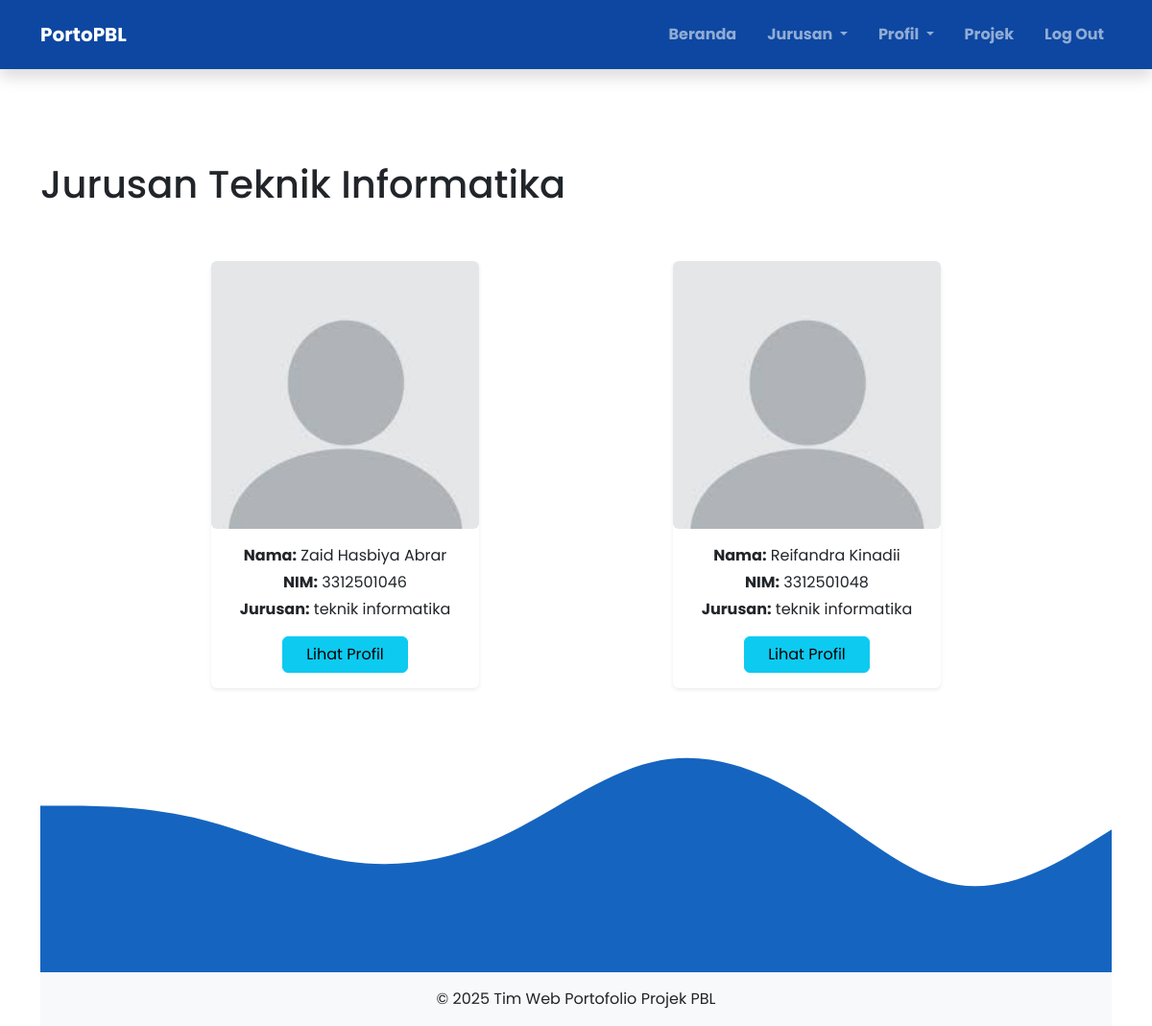
The page /Dosen/jurusan_if.php (signed in) on the database its author committed.
### tables this page shows
CREATE TABLE `users` (
  `id` int(11) NOT NULL,
  `nama` varchar(100) NOT NULL,
  `username` varchar(255) NOT NULL,
  `password` varchar(255) NOT NULL,
  `foto_profil` varchar(255) DEFAULT NULL,
  `deskripsi_diri` varchar(255) DEFAULT NULL,
  `prestasi` varchar(255) DEFAULT NULL,
  `jurusan` enum('teknik mesin','teknik informatika','teknik elektro','manajemen bisnis') DEFAULT NULL,
  `role` enum('mahasiswa','dosen','admin') NOT NULL
);

### Dosen/jurusan_if.php (the view, shortened to what this page needs)
<?php
include '../koneksi.php';
$query = "SELECT * FROM users WHERE jurusan = 'teknik informatika' AND role='mahasiswa'";
$data = mysqli_query($koneksi, $query);
?>
<!DOCTYPE html>
<html lang="en">
<head>
  <link rel="stylesheet" href="../css/bootstrap.min.css">
  <link rel="stylesheet" href="../styles.css" type="text/css">
</head>
<body>
<?php include '../layouts/navbar_dosen.php'; ?>
  <div class="container">
    <h1 class="py-5 mt-5">Jurusan Teknik Informatika</h1>
    <?php if (mysqli_num_rows($data) > 0 ) : ?>
     <div class="d-flex flex-wrap justify-content-evenly align-items-start gap-4">
        <?php while ($row = mysqli_fetch_assoc($data)): ?>
      <div class="col-md-4 col-lg-3">
        <div class="card shadow-sm border-0 h-100">
          <div class="ratio ratio-1x1">
            <img src="../tim/profil-kosong.jpeg" class="card-img-top rounded-2" alt="Foto Mahasiswa" style="object-fit: cover;">
          </div>
          <div class="card-body text-center">
            <p class="mb-1"><strong>Nama:</strong> <?= $row['nama'] ?></p>
            <p class="mb-1"><strong>NIM:</strong> <?=  $row['username'] ?></p>
            <p class="mb-3"><strong>Jurusan:</strong> <?= $row['jurusan'] ?></p>
            <a href="lihat_profil_mhs.php?id=<?= $row['id'] ?>" class="btn btn-info px-4">Lihat Profil</a>
          </div>
        </div>
      </div>
      <?php endwhile;?>
      <?php else: ?>
        <h2>Belum ada mahasiswa</h2>
    </div>
    <?php endif; ?>
  </div>
  <img src="../asset/wave-dark-blue.svg" class="mt-5 d-block w-100 mb-0">
<footer class="text-center py-3 bg-light">
  &copy; <span>2025</span> Tim Web Portofolio Projek PBL
</footer>
</body>
</html>

### styles.css (style rules this page uses)
body { font-family: 'Poppins','Sans-serif'; }

### rows shown on the page
users: nama "Zaid Hasbiya Abrar", username "3312501046", jurusan "teknik informatika"
users: nama "Reifandra Kinadii", username "3312501048", jurusan "teknik informatika"
